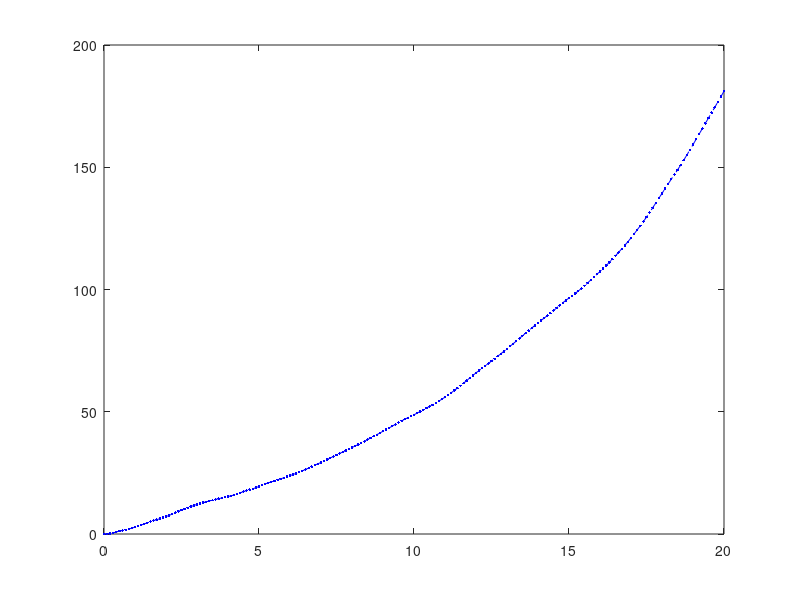

This chart was generated by the following MATLAB code: (Note: this script raises an error after producing the figure.)


% Track object with noisy acceleration and
% noisy measurements using kalman filter

clear all
%% simulation duration and sampling rate
duration = 20; % (s)
dt = .1;  % (s) sampling rate

%% Define update equations (Coefficent matrices): A Newtonian based model for 
%% where we expect the object to be [state transition (state + velocity)] + [input control (acceleration)]
F = [1,dt;0,1] ; % state transition matrix:  expected motion of the object (state prediction)
B = [dt^2/2;dt]; %input control matrix:  expected effect of the input accceleration on the state.
H = [1,0]; % measurement matrix

%% define main variables
u = 1.5; % define acceleration magnitude
X= [0; 0]; %initialized state--it has two components: [position; velocity]
Accel_noise_mag = 5; % process noise σw; the variability in how fast the object is speeding up (stdv of acceleration: meters/sec^2)
Q = [Accel_noise_mag^2*(B*B')]; % Compute the covariance matrix from the standard deviation of the process noise

Sensor_noise_mag = 10;  %measurement noise: (stdv of location, in meters)
R = [Sensor_noise_mag^2];% Compute the covariance matrix from the standard deviation of the measurement noise
X_estimate = X;  %x_estimate of initial location
P = Q; % Initialize covariance matrix P to model covariance

%% initialize result variables
X_true = []; % Array stores object's TRUE state trajectory
X_sensed = []; % Array stores object's SENSED state trajectory
X_loc_estimate = []; %  Array stores object's Kalman filter position estimate

%% generate actual and sensed trajectories
for t = 0 : dt: duration
    
    % Generate the object's true (noisy) trajectory
   
    w = Accel_noise_mag * randn;
    X = F*X+B*(u+w);
    % Generate what the sensor sees; noise is included.
    v = Sensor_noise_mag*randn;
    z = X(1)+v;
    
    % Prediction phase
    % predict next state of the object with the last state and predicted motion.
    X_estimate =  F*X+B*(u);
    %predict next error covariance
    P = F*P*F'+Q;
    
    % compute Kalman Gain
    K = P*H'*(H*P*H'+R)^-1;
    
    % Update the state estimate after measurement.
    X_estimate = X_estimate+K*(z-H*X_estimate);
    % update error covariance estimation.
    P =  P-K*H*P;
    %% End of Kalman filter equations
    
    %Store for plotting
    X_true = [X_true; X(1)]; %append the new true position
    X_sensed = [X_sensed; z]; % append the new measurement
    X_loc_estimate = [X_loc_estimate; X_estimate(1)];
    
end

% PLOT the results
tt = 0 : dt : duration;
%plot true path (blue)
plot(tt,X_true,'--b.'); hold on;
%plot sensed and estimated path when a running average filter is used (GREEN).
X_smooth = smooth(X_sensed);
plot(tt,X_sensed,'-k.', tt, X_smooth, '-g.');
%plot Kalman estimated path (RED) on same plot
plot( tt,X_loc_estimate,'-r.');
axis([0 20 -30 200]);
legend({'true','sensed', 'avg filter', 'Kalman'},'Location','southeast')

rms(X_true - X_smooth)
rms(X_true - X_loc_estimate)